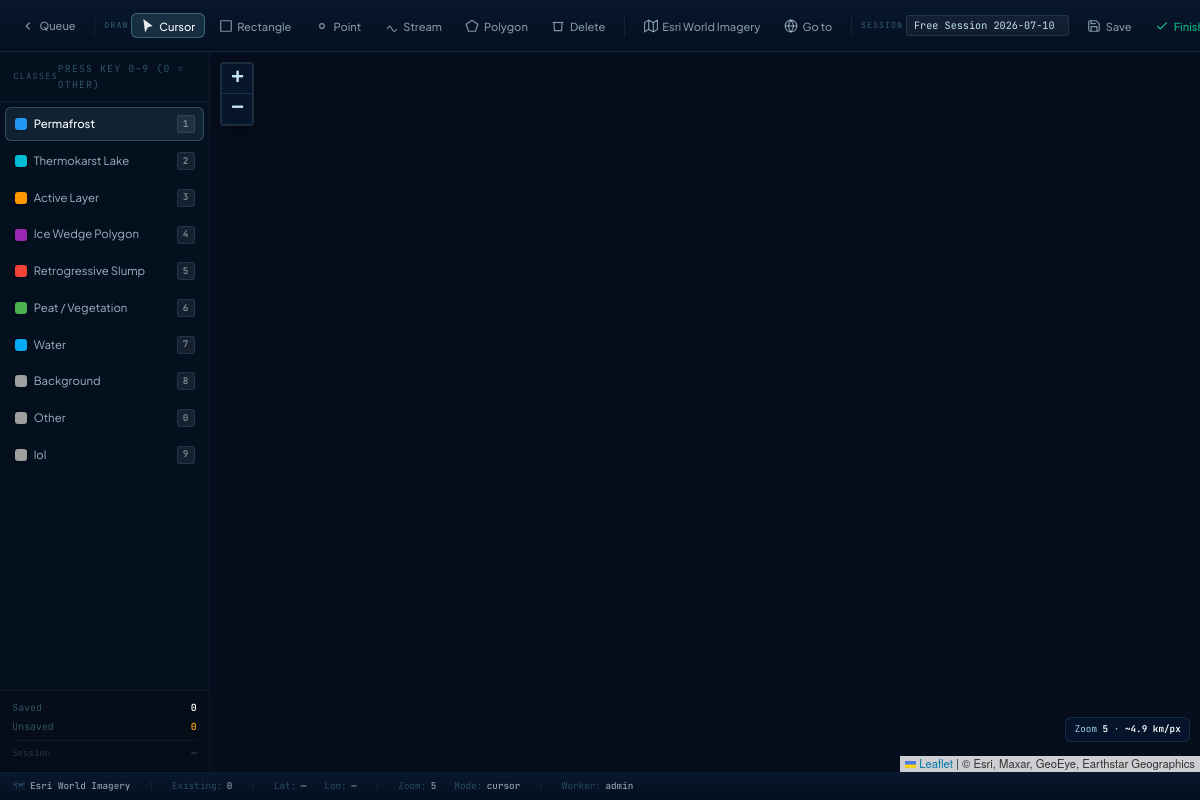
/worker/free (signed in), run on the app's committed database.
### tables this page shows
CREATE TABLE classes (
        id          INTEGER PRIMARY KEY AUTOINCREMENT,
        number      INTEGER UNIQUE NOT NULL,
        name        TEXT NOT NULL,
        color       TEXT NOT NULL DEFAULT '#4A90D9',
        description TEXT,
        active      INTEGER DEFAULT 1,
        sort_order  INTEGER DEFAULT 0
    );

### app.py (the view)
@app.route("/worker/free")
def worker_free_label():
    redir = require_worker()
    if redir: return redir
    classes = db.get_classes()
    worker  = session["worker_name"]
    now = datetime.now().strftime("%Y-%m-%d %H:%M")
    return render_template("worker_free_label.html", cfg=cfg(),
                           classes=classes, worker=worker, now=now)

### app.py (called while the page is built)
def cfg():
    return db.get_config()

def require_worker():
    if not session.get("worker_name"):
        return redirect(url_for("worker_login"))
    return None

### database.py (called while the page is built)
def get_db():
    conn = sqlite3.connect(str(DATABASE))
    conn.row_factory = sqlite3.Row
    conn.execute("PRAGMA journal_mode=WAL")
    conn.execute("PRAGMA foreign_keys=ON")
    return conn

def get_config():
    db = get_db()
    rows = db.execute("SELECT key, value FROM config").fetchall()
    db.close()
    return {r['key']: r['value'] for r in rows}

def get_classes(active_only=True):
    db = get_db()
    q = "SELECT * FROM classes"
    if active_only:
        q += " WHERE active=1"
    q += " ORDER BY sort_order, number"
    rows = db.execute(q).fetchall()
    db.close()
    return [dict(r) for r in rows]

### templates/worker_free_label.html (shortened to what this page needs)
{% extends "base.html" %}
{% block body %}
<div class="label-shell">
  <div class="ribbon">
    <a href="/worker/queue" class="tool-btn" onclick="return confirmLeave()" title="Back to queue">
      <svg width="15" height="15" fill="none" stroke="currentColor" stroke-width="2" viewBox="0 0 24 24"><polyline points="15 18 9 12 15 6"/></svg>
      Queue
    </a>
    <span class="ribbon-label">Draw</span>
    <button class="tool-btn active" id="btn-cursor" onclick="setMode('cursor')" title="Cursor / Pan (Esc)">
      <svg width="15" height="15" fill="currentColor" viewBox="0 0 24 24"><path d="M4 0l16 12-8 2-5 9z" opacity=".9"/></svg>
      Cursor
    </button>
    <button class="tool-btn" id="btn-rectangle" onclick="setMode('rectangle')" title="Rectangle (R)">
      <svg width="15" height="15" fill="none" stroke="currentColor" stroke-width="2" viewBox="0 0 24 24"><rect x="3" y="3" width="18" height="18" rx="1"/></svg>
      Rectangle
    </button>
    <button class="tool-btn" id="btn-point" onclick="setMode('point')" title="Point (O)">
      <svg width="15" height="15" fill="none" stroke="currentColor" stroke-width="2" viewBox="0 0 24 24"><circle cx="12" cy="12" r="4"/></svg>
      Point
    </button>
    <button class="tool-btn" id="btn-stream" onclick="setMode('stream')" title="Stream Digitising (T, hold left mouse, right-click to close)">
      <svg width="15" height="15" fill="none" stroke="currentColor" stroke-width="2" viewBox="0 0 24 24"><path d="M4 17c3-6 5-6 8 0s5 6 8 0"/></svg>
      Stream
    </button>
    <button class="tool-btn" id="btn-polygon" onclick="setMode('polygon')" title="Polygon (P, right-click to close)">
      <svg width="15" height="15" fill="none" stroke="currentColor" stroke-width="2" viewBox="0 0 24 24"><polygon points="12 2 22 9 18 21 6 21 2 9"/></svg>
      Polygon
    </button>
    <button class="tool-btn" id="btn-delete" onclick="deleteSelected()" title="Delete selected (D)">
      <svg width="15" height="15" fill="none" stroke="currentColor" stroke-width="2" viewBox="0 0 24 24"><polyline points="3 6 5 6 21 6"/><path d="M19 6l-1 14H6L5 6"/></svg>
      Delete
    </button>
    <button class="tool-btn" id="btn-basemap" onclick="toggleBasemapPanel()" title="Switch basemap (B)">
      <svg width="15" height="15" fill="none" stroke="currentColor" stroke-width="2" viewBox="0 0 24 24"><polygon points="1 6 1 22 8 18 16 22 23 18 23 2 16 6 8 2 1 6"/><line x1="8" y1="2" x2="8" y2="18"/><line x1="16" y1="6" x2="16" y2="22"/></svg>
      <span id="current-bm-name">Esri Imagery</span>
    </button>
    <button class="tool-btn" id="btn-goto" onclick="toggleGoto()" title="Go to coordinates (G)">
      <svg width="15" height="15" fill="none" stroke="currentColor" stroke-width="2" viewBox="0 0 24 24"><circle cx="12" cy="12" r="10"/><line x1="2" y1="12" x2="22" y2="12"/><path d="M12 2a15.3 15.3 0 0 1 4 10 15.3 15.3 0 0 1-4 10 15.3 15.3 0 0 1-4-10 15.3 15.3 0 0 1 4-10z"/></svg>
      Go to
    </button>
    <span class="ribbon-label">Session</span>
    <input class="session-input" id="session-name" placeholder="Session name…" value="Free Session {{ now }}">
    <button class="tool-btn" id="btn-save" onclick="saveAllPending()" title="Save (S)">
      <svg width="15" height="15" fill="none" stroke="currentColor" stroke-width="2" viewBox="0 0 24 24"><path d="M19 21H5a2 2 0 0 1-2-2V5a2 2 0 0 1 2-2h11l5 5v11a2 2 0 0 1-2 2z"/><polyline points="17 21 17 13 7 13 7 21"/><polyline points="7 3 7 8 15 8"/></svg>
      Save
    </button>
    <button class="tool-btn" id="btn-finish" onclick="finishSession()" style="color:#10b981;" title="Save and return to queue">
      <svg width="15" height="15" fill="none" stroke="currentColor" stroke-width="2" viewBox="0 0 24 24"><polyline points="20 6 9 17 4 12"/></svg>
      Finish
    </button>
  </div>
  <div class="label-body">
    <div class="class-panel">
      <div class="class-panel-header">
        Classes
        <span style="font-size:.65rem;color:var(--navy-600);">press key 0–9 (0 = Other)</span>
      </div>
      <div class="class-list" id="class-list">
        {% for c in classes %}
        <div class="class-item" id="class-item-{{ c.id }}" onclick="selectClass({{ c.id }})" title="{{ c.description or c.name }}">
          <div class="class-swatch" style="background:{{ c.color }};"></div>
          <div class="class-name">{{ c.name }}</div>
          <div class="class-num-key">{{ c.number }}</div>
        </div>
        {% endfor %}
      </div>
      <div class="label-count-bar">
        <div class="label-count-row"><span>Saved</span><span class="label-count-num" id="saved-count">0</span></div>
        <div class="label-count-row"><span>Unsaved</span><span class="label-count-num label-count-unsaved" id="unsaved-count">0</span></div>
        <div class="label-count-row" style="margin-top:.35rem;border-top:1px solid rgba(122,191,220,.07);padding-top:.35rem;">
          <span style="font-size:.6rem;opacity:.6;">Session</span>
          <span class="label-count-num" id="session-id-display" style="font-size:.6rem;color:rgba(122,191,220,.4);">—</span>
        </div>
      </div>
    </div>
    <div style="position:relative;overflow:hidden;height:100%;min-height:0;">
      <div id="map"></div>
      <div class="zoom-badge">Zoom <span id="zoom-val">5</span> · <span id="res-val">—</span></div>
    </div>
  </div>
  <div class="statusbar">
    <div class="statusbar-item">🗺 <span class="statusbar-val" id="sb-basemap">Esri World Imagery</span></div>
    <div class="statusbar-sep">|</div>
    <div class="statusbar-item">Existing:<span class="statusbar-val" id="existing-count">0</span></div>
    <div class="statusbar-sep">|</div>
    <div class="statusbar-item">Lat:<span class="statusbar-val" id="sb-lat">—</span></div>
    <div class="statusbar-item">Lon:<span class="statusbar-val" id="sb-lon">—</span></div>
    <div class="statusbar-sep">|</div>
    <div class="statusbar-item">Zoom:<span class="statusbar-val" id="sb-zoom">—</span></div>
    <div class="statusbar-item">Mode:<span class="statusbar-val" id="sb-mode">cursor</span></div>
    <div class="statusbar-sep">|</div>
    <div class="statusbar-item">Worker:<span class="statusbar-val">{{ worker }}</span></div>
  </div>
</div>
{% endblock %}

### templates/worker_free_label.html (style rules this page uses)
body,html { height:100%;overflow:hidden; }
.session-input { background:rgba(255,255,255,.05);border:1px solid rgba(122,191,220,.14); border-radius:var(--r-xs);color:var(--ice-200);font-family:var(--f-mono); font-size:.68rem;padding:.2rem .48rem;width:175px; }
.session-input::placeholder { color:rgba(122,191,220,.25); }
.zoom-badge { position:absolute;bottom:30px;right:10px;background:rgba(8,23,46,.85); border:1px solid rgba(122,191,220,.14);border-radius:6px;backdrop-filter:blur(8px); padding:.28rem .55rem;font-family:var(--f-mono);font-size:.62rem;color:var(--ice-300); z-index:900;pointer-events:none; }
.zoom-badge span { color:#fff;font-weight:600; }

### data on the page
classes: name "Permafrost", number "1"
classes: name "Thermokarst Lake", number "2"
classes: name "Active Layer", number "3"
classes: name "Ice Wedge Polygon", number "4"
classes: name "Retrogressive Slump", number "5"
classes: name "Peat / Vegetation", number "6"
classes: name "Water", number "7"
classes: name "Background", number "8"
classes: name "Other", number "0"
classes: name "lol", number "9"

### other printed values
{{ worker }} "admin"
